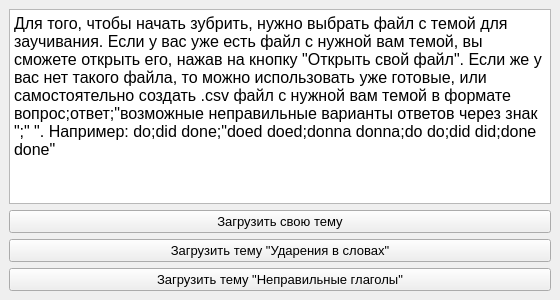
<?xml version="1.0" encoding="UTF-8"?>
<ui version="4.0">
 <class>FileOpen</class>
 <widget class="QMainWindow" name="FileOpen">
  <property name="geometry">
   <rect>
    <x>0</x>
    <y>0</y>
    <width>560</width>
    <height>300</height>
   </rect>
  </property>
  <property name="font">
   <font>
    <pointsize>8</pointsize>
   </font>
  </property>
  <property name="windowTitle">
   <string>Выберете файл</string>
  </property>
  <widget class="QWidget" name="centralwidget">
   <layout class="QGridLayout" name="gridLayout">
    <item row="0" column="0">
     <widget class="QTextBrowser" name="open_instruct">
      <property name="font">
       <font>
        <pointsize>10</pointsize>
        <weight>50</weight>
        <italic>false</italic>
        <bold>false</bold>
       </font>
      </property>
      <property name="html">
       <string>&lt;!DOCTYPE HTML PUBLIC &quot;-//W3C//DTD HTML 4.0//EN&quot; &quot;http://www.w3.org/TR/REC-html40/strict.dtd&quot;&gt;
&lt;html&gt;&lt;head&gt;&lt;meta name=&quot;qrichtext&quot; content=&quot;1&quot; /&gt;&lt;style type=&quot;text/css&quot;&gt;
p, li { white-space: pre-wrap; }
&lt;/style&gt;&lt;/head&gt;&lt;body style=&quot; font-family:'MS Shell Dlg 2'; font-size:10pt; font-weight:400; font-style:normal;&quot;&gt;
&lt;p style=&quot; margin-top:0px; margin-bottom:0px; margin-left:0px; margin-right:0px; -qt-block-indent:0; text-indent:0px;&quot;&gt;&lt;span style=&quot; font-size:12pt;&quot;&gt;Для того, чтобы начать зубрить, нужно выбрать файл с темой для заучивания. Если у вас уже есть файл с нужной вам темой, вы сможете открыть его, нажав на кнопку &amp;quot;Открыть свой файл&amp;quot;. Если же у вас нет такого файла, то можно использовать уже готовые, или самостоятельно создать .csv файл с нужной вам темой в формате вопрос;ответ;&amp;quot;возможные неправильные варианты ответов через знак &amp;quot;;&amp;quot; &amp;quot;. Например: do;did done;&amp;quot;doed doed;donna donna;do do;did did;done done&amp;quot;&lt;/span&gt;&lt;/p&gt;&lt;/body&gt;&lt;/html&gt;</string>
      </property>
     </widget>
    </item>
    <item row="2" column="0">
     <widget class="QPushButton" name="accent_open_btn">
      <property name="font">
       <font>
        <pointsize>10</pointsize>
       </font>
      </property>
      <property name="text">
       <string>Загрузить тему &quot;Ударения в словах&quot;</string>
      </property>
     </widget>
    </item>
    <item row="1" column="0">
     <widget class="QPushButton" name="user_file_btn">
      <property name="font">
       <font>
        <pointsize>10</pointsize>
       </font>
      </property>
      <property name="text">
       <string>Загрузить свою тему</string>
      </property>
     </widget>
    </item>
    <item row="3" column="0">
     <widget class="QPushButton" name="ir_verbs_open_btn">
      <property name="font">
       <font>
        <pointsize>10</pointsize>
       </font>
      </property>
      <property name="text">
       <string>Загрузить тему &quot;Неправильные глаголы&quot;</string>
      </property>
     </widget>
    </item>
   </layout>
  </widget>
 </widget>
 <resources/>
 <connections/>
</ui>
